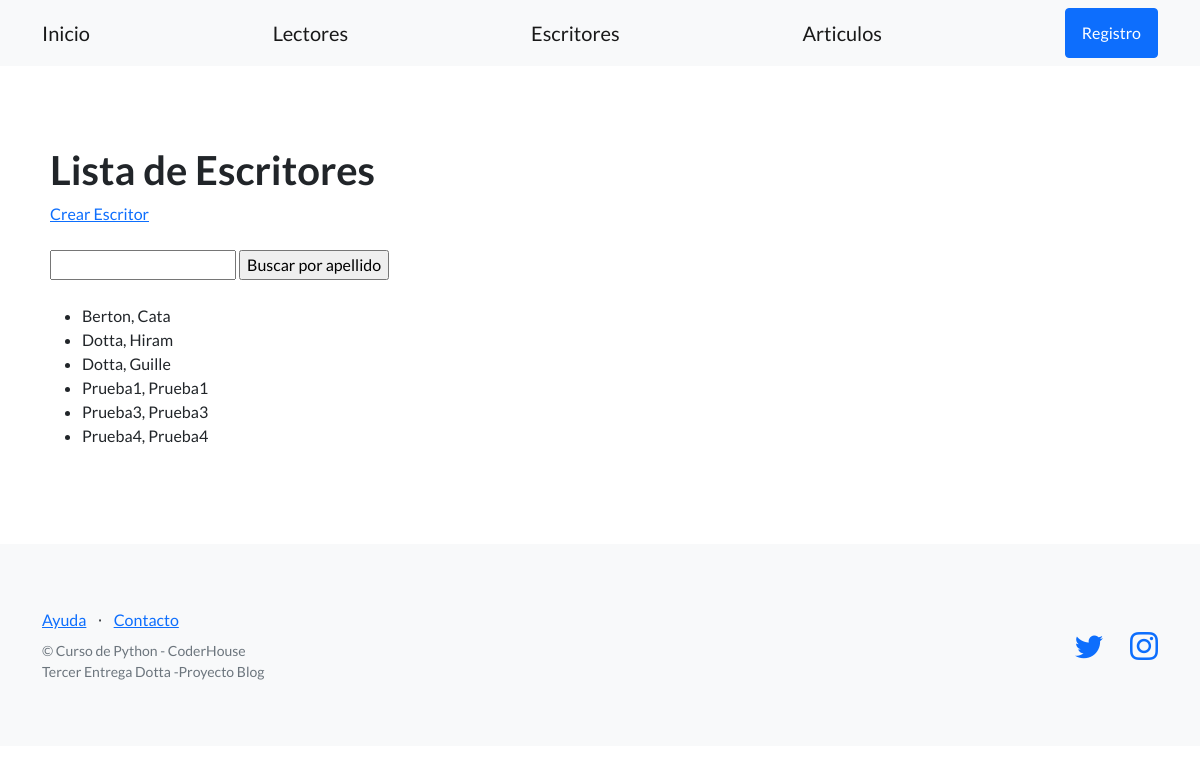
Before: /usuarios/escritores/ with the older database file.
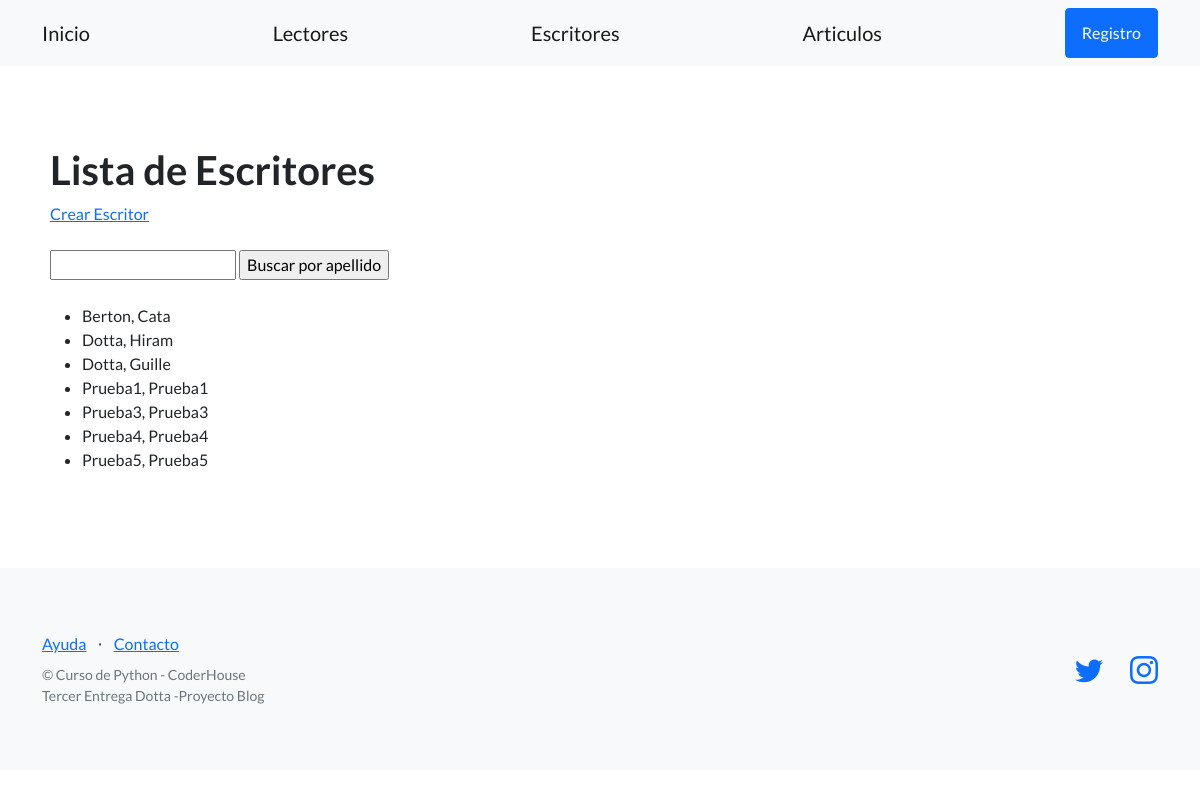
After: the same page with the newer database file.
### control_usuarios/models.py (models this page shows, shortened)
class Escritor(models.Model):
    apellido = models.CharField(max_length=256)
    nombre = models.CharField(max_length=256)
    email = models.EmailField(blank=True)
    telefono = models.CharField(max_length=20, blank=True)
    dni = models.CharField(max_length=32)
    fecha_nacimiento = models.DateField(null=True)
    class Meta:
        verbose_name_plural = "Escritores"

### control_usuarios/views.py (the view)
# urls.py: path('escritores/', listar_escritores, name= "listar_escritores"),
def listar_escritores(request):
    contexto = {
        "escritores": Escritor.objects.all()
    }
    http_response = render(
        request=request,
        template_name='control_usuarios/lista_escritores.html',
        context=contexto,
    )
    return http_response

### control_usuarios/templates/control_usuarios/lista_escritores.html (shortened to what this page needs)
{% extends "control_usuarios/base.html" %}
{% block contenido %}
<section>
  <div>
    <h1>Lista de Escritores</h1>
    <a href="{% url 'crear_escritor' %}">Crear Escritor</a>
    <br><br>
    <form action="{% url 'buscar_escritor' %}" method="post">
      <input type="text" name="busqueda">
      <input type="submit" value="Buscar por apellido">
    </form>
    <br>
    <ul>
    {% for escritor in escritores %}
      <li>{{ escritor.apellido }}, {{ escritor.nombre }}</li>
    {% endfor %}
    </ul>
  </div>
</section>
{% endblock contenido %}

Changed rows visible on the page:
added Escritor: apellido "Prueba5", nombre "Prueba5"
